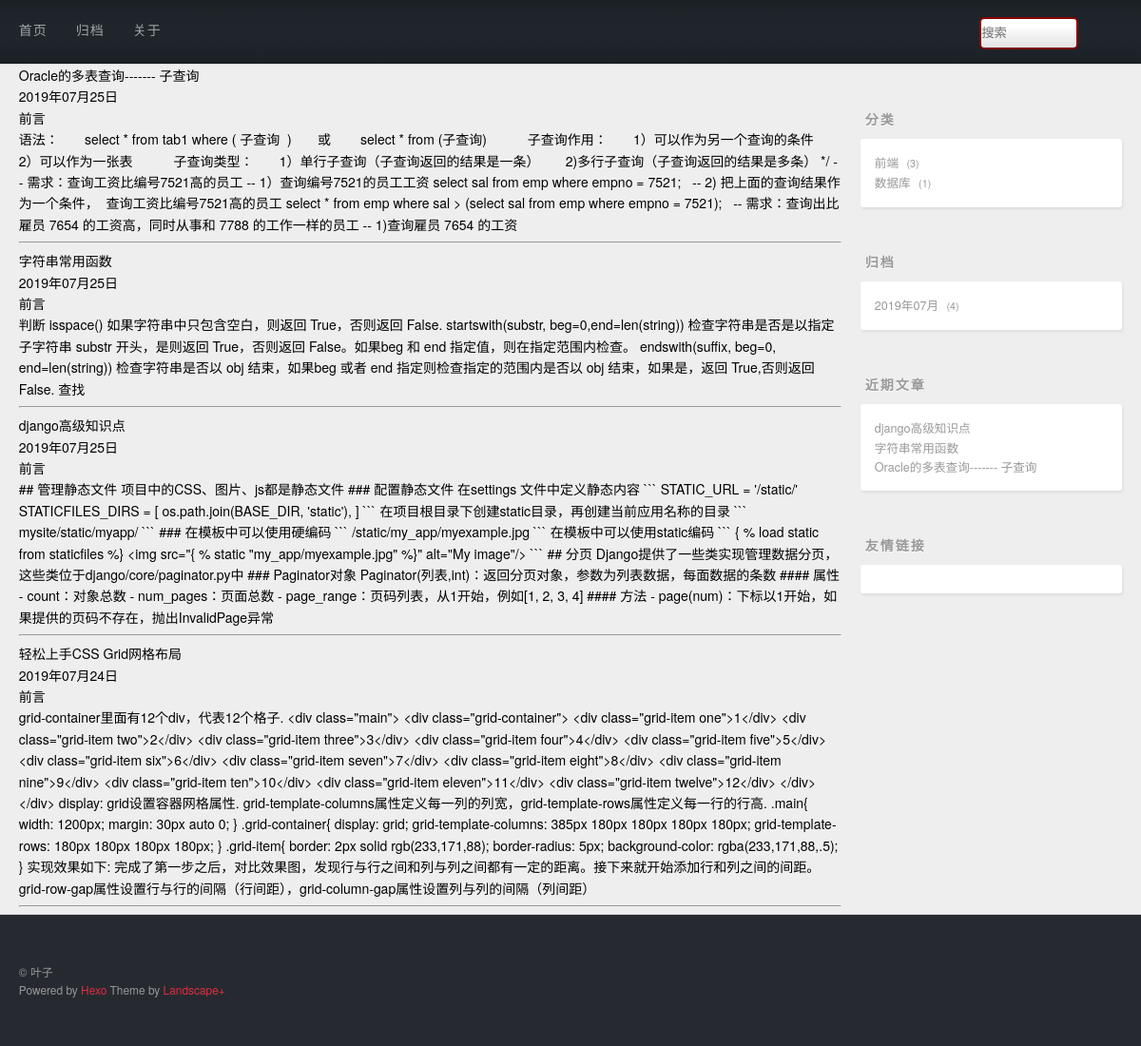
Page /archive/ on the earlier database version.
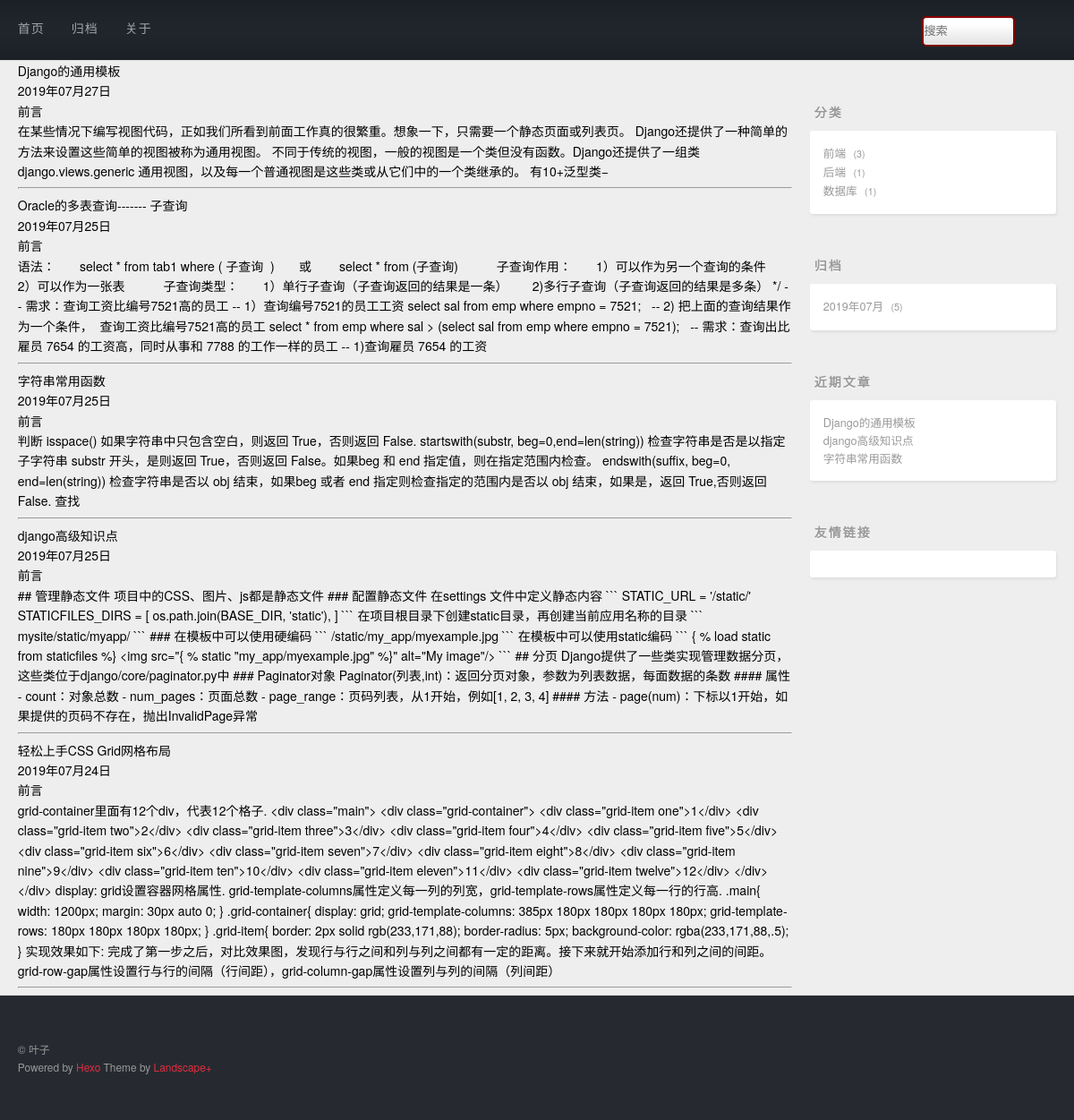
Same page on the later database version.
### post/models.py (models this page shows, shortened)
class Post(models.Model):
    title = models.CharField(max_length=128,unique=True)
    desc = models.TextField()
    content = models.TextField()
    created = models.DateField(auto_now_add=True)
    modified = models.DateField(auto_now_add=True)
    category = models.ForeignKey(Category,on_delete=models.CASCADE)
    tags = models.ManyToManyField(Tags)
    class Meta:
        db_table = 't_post'
        verbose_name_plural = '帖子'

### post/views.py (the view)
# urls.py: url(r'^archive/(\d{4})/(\d{1,2})/$',views.archive),
def archive(request,year=None,month=None):
    print(year,month)
    if year and month:
        postList = Post.objects.filter(created__year=year,created__month=month).order_by('-created')
    else:
        postList = Post.objects.all().order_by('-created')
    return render(request,'categoryl.html',{'postList':postList})

### post/countextprocessors.py (called while the page is built)
def getrightinfo(request):
    from django.db.models import Count
    cate_posts = Post.objects.values('category__cname','category').annotate(count=Count('*')).order_by('-count')
    from django.db import connection
    cursor=connection.cursor()
    arc_posts = cursor.execute("select created,count('*') as count from t_post group by strftime('%Y-%m',created) order by count desc")
    recent_posts = Post.objects.order_by('-id')[:3]
    return {'cate_posts':cate_posts,'recent_posts':recent_posts,'arc_posts':arc_posts}

### templates/categoryl.html (shortened to what this page needs)
{% extends 'base.html' %}
{% block main %}
    {% for post in postList %}
        <div class="post">
            <div>{{ post.title }}</div>
            <div>{{ post.created|date:'Y年m月d日' }}</div>
            <div><h4>前言</h4>{{ post.desc }}</div>
        </div>
        <hr>
    {% endfor %}
{% endblock %}

### templates/right.html (shortened to what this page needs)
<aside id="sidebar">
  <div class="widget-wrap">
    <h3 class="widget-title">分类</h3>
    <div class="widget">
      <ul class="category-list">
          {% for cate_post in cate_posts %}
            <li class="category-list-item">
              <a class="category-list-link" href="/category/{{ cate_post.category }}/">{{ cate_post.category__cname }}</a>
              <span class="category-list-count">{{ cate_post.count }}</span>
            </li>
          {% endfor %}
      </ul>
      </div>
  </div>
  <div class="widget-wrap">
    <h3 class="widget-title">归档</h3>
    <div class="widget">
      <ul class="archive-list">
            {% for ap in arc_posts %}
            <li class="archive-list-item">
                <a class="archive-list-link" href="/archive/{{ ap.0|date:'Y' }}/{{ ap.0|date:'m' }}/">{{ ap.0|date:'Y年m月' }} </a>
                <span class="archive-list-count">{{ ap.1 }}</span>
            </li>
          {% endfor %}
      </ul>
    </div>
  </div>
  <div class="widget-wrap">
    <h3 class="widget-title">近期文章</h3>
    <div class="widget">
      <ul>
            {% for rp in recent_posts %}
                <li>
                    <a href="/post/{{ rp.id }}/" target="_blank">{{ rp.title }}</a>
                </li>
            {% endfor %}
      </ul>
    </div>
  </div>
  <div class="widget-wrap">
    <h3 class="widget-title">友情链接</h3>
    <div class="widget">
    </div>
  </div>
</aside>

Differences in the rows shown:
no longer on one of the page's lists (row unchanged): Post: title "Oracle的多表查询------- 子查询"
added Post: title "Django的通用模板", created "2019年07月27日", desc "在某些情况下编写视图代码，正如我们所看到前面工作真的很繁重。想象一下，只需要一个静态页面或列表页。 Django还提供了一种简单的方法来设置这些简单的视图被称为通用视图。 不同于传统的视图，一般的视图是一个类但没有函数。Django还提供了一组类 django.views.generic 通用视图，以及每一个普通视图是这些类或从它们中的一个类继承的。 有10+泛型类−"
Other differences:
new list line: "后端 1"
new list line: "2019年07月 5"
list line gone: "2019年07月 4"
